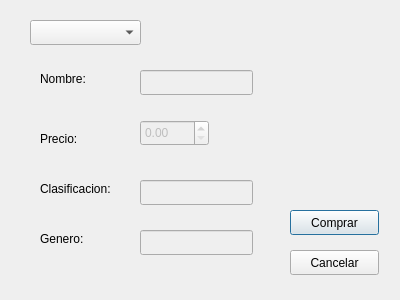
<?xml version="1.0" encoding="UTF-8"?>
<ui version="4.0">
 <class>comprar_juego</class>
 <widget class="QDialog" name="comprar_juego">
  <property name="geometry">
   <rect>
    <x>0</x>
    <y>0</y>
    <width>400</width>
    <height>300</height>
   </rect>
  </property>
  <property name="windowTitle">
   <string>Compra de Juego</string>
  </property>
  <widget class="QPushButton" name="pushButton">
   <property name="geometry">
    <rect>
     <x>290</x>
     <y>210</y>
     <width>89</width>
     <height>25</height>
    </rect>
   </property>
   <property name="text">
    <string>Comprar</string>
   </property>
  </widget>
  <widget class="QDoubleSpinBox" name="dsb_cj_precio">
   <property name="enabled">
    <bool>false</bool>
   </property>
   <property name="geometry">
    <rect>
     <x>140</x>
     <y>120</y>
     <width>69</width>
     <height>26</height>
    </rect>
   </property>
  </widget>
  <widget class="QLabel" name="label">
   <property name="geometry">
    <rect>
     <x>40</x>
     <y>70</y>
     <width>67</width>
     <height>17</height>
    </rect>
   </property>
   <property name="text">
    <string>Nombre:</string>
   </property>
  </widget>
  <widget class="QComboBox" name="cb_cj_juegos">
   <property name="geometry">
    <rect>
     <x>30</x>
     <y>20</y>
     <width>111</width>
     <height>25</height>
    </rect>
   </property>
   <property name="editable">
    <bool>false</bool>
   </property>
  </widget>
  <widget class="QPushButton" name="pushButton_2">
   <property name="geometry">
    <rect>
     <x>290</x>
     <y>250</y>
     <width>89</width>
     <height>25</height>
    </rect>
   </property>
   <property name="text">
    <string>Cancelar</string>
   </property>
  </widget>
  <widget class="QLabel" name="label_4">
   <property name="geometry">
    <rect>
     <x>40</x>
     <y>230</y>
     <width>61</width>
     <height>17</height>
    </rect>
   </property>
   <property name="text">
    <string>Genero:</string>
   </property>
  </widget>
  <widget class="QLineEdit" name="le_cj_nombre">
   <property name="enabled">
    <bool>false</bool>
   </property>
   <property name="geometry">
    <rect>
     <x>140</x>
     <y>70</y>
     <width>113</width>
     <height>25</height>
    </rect>
   </property>
  </widget>
  <widget class="QLabel" name="label_2">
   <property name="geometry">
    <rect>
     <x>40</x>
     <y>130</y>
     <width>51</width>
     <height>17</height>
    </rect>
   </property>
   <property name="text">
    <string>Precio:</string>
   </property>
  </widget>
  <widget class="QLabel" name="label_3">
   <property name="geometry">
    <rect>
     <x>40</x>
     <y>180</y>
     <width>91</width>
     <height>17</height>
    </rect>
   </property>
   <property name="text">
    <string>Clasificacion:</string>
   </property>
  </widget>
  <widget class="QLineEdit" name="le_cj_clasificacion">
   <property name="enabled">
    <bool>false</bool>
   </property>
   <property name="geometry">
    <rect>
     <x>140</x>
     <y>180</y>
     <width>113</width>
     <height>25</height>
    </rect>
   </property>
  </widget>
  <widget class="QLineEdit" name="le_cj_genero">
   <property name="enabled">
    <bool>false</bool>
   </property>
   <property name="geometry">
    <rect>
     <x>140</x>
     <y>230</y>
     <width>113</width>
     <height>25</height>
    </rect>
   </property>
  </widget>
 </widget>
 <resources/>
 <connections/>
</ui>
